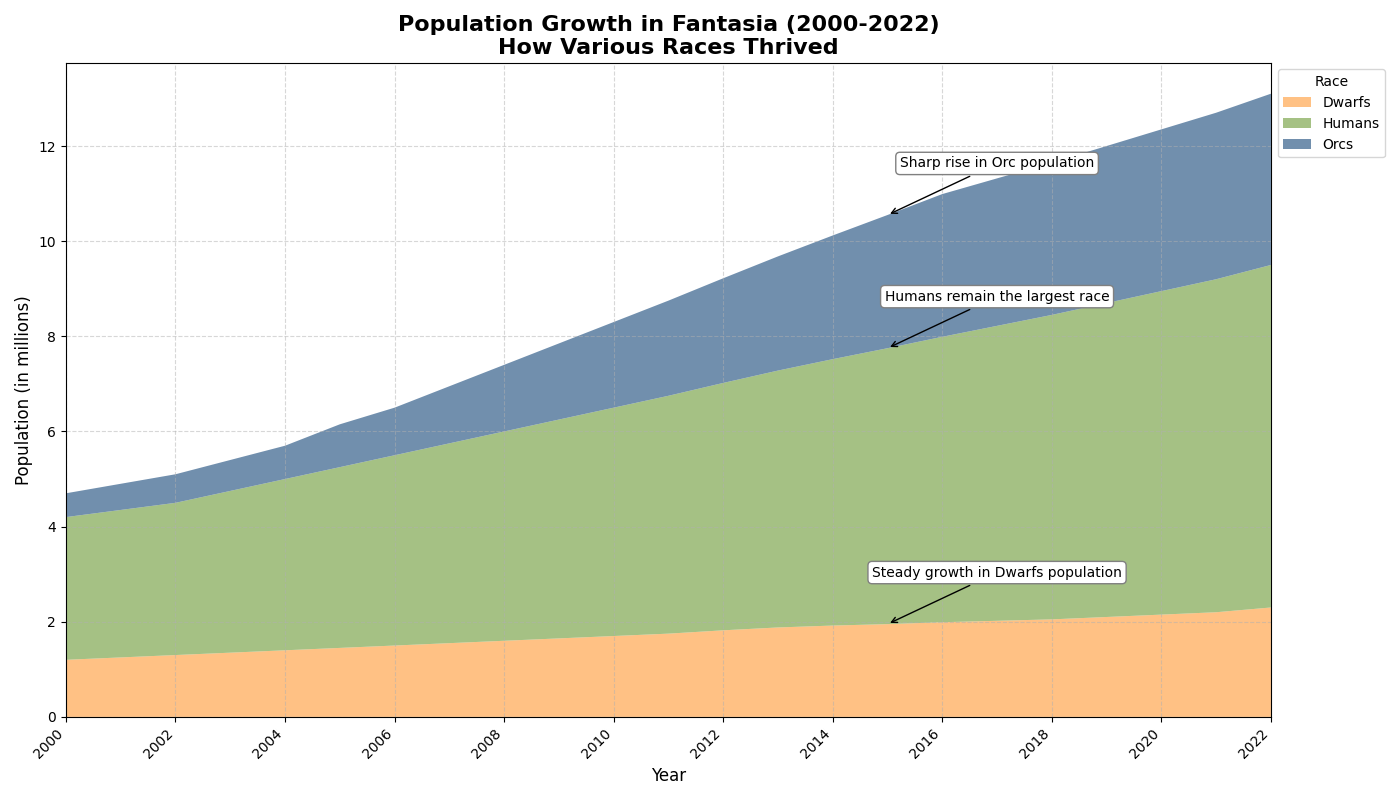

Write Python code to recreate this figure.
import matplotlib.pyplot as plt
import numpy as np

years = np.arange(2000, 2023)

# Artificial data for populations (in millions) of various races in the fantasy world
dwarfs = np.array([1.2, 1.25, 1.3, 1.35, 1.4, 1.45, 1.5, 1.55, 1.6, 1.65, 1.7, 1.75, 1.82, 1.88, 1.92, 1.95, 1.99, 2.02, 2.05, 2.1, 2.15, 2.2, 2.3])
humans = np.array([3, 3.1, 3.2, 3.4, 3.6, 3.8, 4, 4.2, 4.4, 4.6, 4.8, 5, 5.2, 5.4, 5.6, 5.8, 6, 6.2, 6.4, 6.6, 6.8, 7, 7.2])
orcs = np.array([0.5, 0.55, 0.6, 0.65, 0.7, 0.9, 1, 1.2, 1.4, 1.6, 1.8, 2, 2.2, 2.4, 2.6, 2.8, 3, 3.1, 3.2, 3.3, 3.4, 3.5, 3.6])

# Combine data into an array for stacking
population_data = np.vstack([dwarfs, humans, orcs])

fig, ax = plt.subplots(figsize=(14, 8))

ax.stackplot(years, population_data, labels=['Dwarfs', 'Humans', 'Orcs'],
             colors=['#FFB266', '#8FB266', '#4D7399'], alpha=0.8)

ax.set_title("Population Growth in Fantasia (2000-2022)\nHow Various Races Thrived", fontsize=16, weight='bold')
ax.set_xlabel('Year', fontsize=12)
ax.set_ylabel('Population (in millions)', fontsize=12)

ax.legend(loc='upper left', title='Race', bbox_to_anchor=(1, 1))

ax.grid(True, linestyle='--', alpha=0.5)
ax.set_xlim(years[0], years[-1])
ax.set_xticks(years[::2])
ax.set_xticklabels(years[::2], rotation=45, ha='right')

highlighted_year = 2015
highlighted_values = [dwarfs[15], humans[15], orcs[15]]
annotations = ['Steady growth in Dwarfs population', 'Humans remain the largest race', 'Sharp rise in Orc population']
cumulative = np.cumsum(highlighted_values)
for race, y, label in zip(annotations, cumulative, highlighted_values):
    plt.annotate(race, xy=(highlighted_year, y), xytext=(highlighted_year + 2, y + 1),
                 bbox=dict(boxstyle="round,pad=0.3", edgecolor='gray', facecolor='white'),
                 arrowprops=dict(facecolor='black', arrowstyle='->'), fontsize=10, ha='center')

plt.tight_layout()
plt.show()
